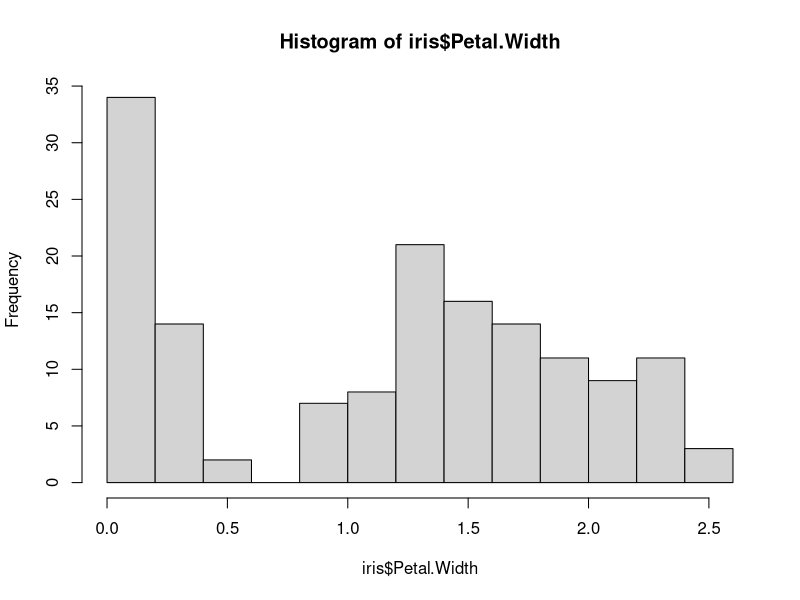

The R source for this figure:
#This is my first R script
Sys.time()
Sys.info()
R.version

head(iris, 5)
max(iris$Petal.Width)
summary(iris$Petal.Width)
help(plot)
hist(iris$Petal.Width)

